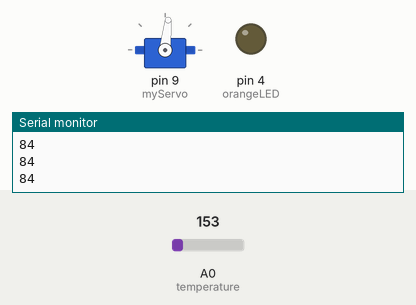
Bench run of a sketch on a simulated Arduino Uno, built with avr-gcc and run on an emulated ATmega328P. Shown: servo, output pins drawn as LEDs (lit = HIGH), the last lines printed to the serial monitor. Inputs (shaded band) come from the test bench; at power-on: A0 (temperature) = 153.

Above: at 1.8 s.
1.9 s: A0 (temperature) set to 133
At 2.7 s:
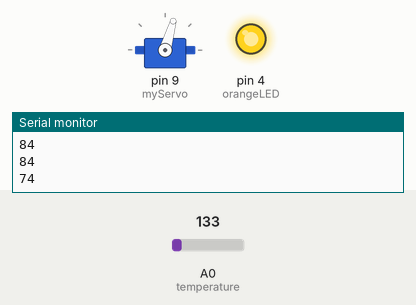
4.4 s: A0 (temperature) set to 191
At 4.7 s:
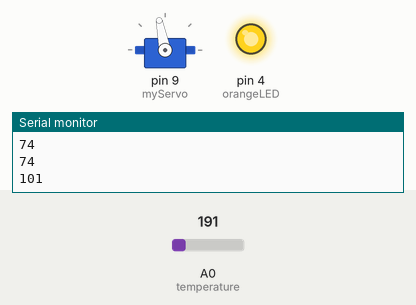
At 6.7 s:
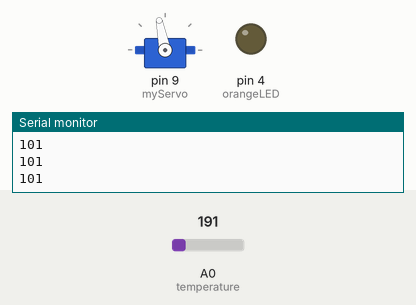
Timing chart, 0 to 8.2 s (numbered marks = the images above; inputs shaded):
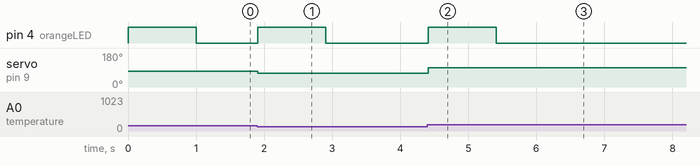

Measured:
- after the input at 1.9 s, pin 4 (orangeLED): LOW → HIGH at once, → LOW 1.0 s later; servo on pin 9 (myServo): 84° → 74° at once
- after the input at 4.4 s, pin 4 (orangeLED): LOW → HIGH at once, → LOW 1.0 s later; servo on pin 9 (myServo): 74° → 101° at once

The sketch:

temperature_sensor1__1_.ino
```cpp
#include <Servo.h>

#define temperature A0
#define orangeLED 4

Servo myServo;
int position = 0;
int previousPosition;

void setup() {

  pinMode(temperature, INPUT);
  pinMode(orangeLED, OUTPUT);
  myServo.attach(9);

  Serial.begin(9600);

}

void loop() {

  int temperatureReading = analogRead(temperature);  // code that does analysis of the Temperature.

  float voltage = temperatureReading * 5.0;    //  Since were using 5v power.


  voltage /= 1024.0;    // Divided by 1024 to covert the value 0-1023 from ADC to 0-5V the sensor's output voltage

  float tempChange = (voltage - 0.5) * 100;  //Converting Volts into temperature i.e from 10mv per degree

  int position = map(tempChange, 31,125, 90, 180);  // The code maps temperature to degrees

  Serial.println(position);
  if(previousPosition != position){
     myServo.write(position);
  	 digitalWrite(orangeLED, HIGH);
     delay(1000);
  }

  digitalWrite(orangeLED, LOW);
  previousPosition = position;
}
```
